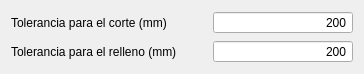
<?xml version="1.0" encoding="UTF-8"?>
<ui version="4.0">
 <class>formRack</class>
 <widget class="QDialog" name="formRack">
  <property name="geometry">
   <rect>
    <x>0</x>
    <y>0</y>
    <width>364</width>
    <height>66</height>
   </rect>
  </property>
  <property name="windowTitle">
   <string>Tolerancias</string>
  </property>
  <layout class="QGridLayout" name="gridLayout_2">
   <item row="1" column="0">
    <widget class="QLabel" name="label_10">
     <property name="text">
      <string>Tolerancia para el relleno (mm)</string>
     </property>
    </widget>
   </item>
   <item row="0" column="0">
    <widget class="QLabel" name="label_9">
     <property name="text">
      <string>Tolerancia para el corte (mm)</string>
     </property>
    </widget>
   </item>
   <item row="0" column="1">
    <widget class="QSpinBox" name="editToleranceCut">
     <property name="sizePolicy">
      <sizepolicy hsizetype="Fixed" vsizetype="Fixed">
       <horstretch>0</horstretch>
       <verstretch>0</verstretch>
      </sizepolicy>
     </property>
     <property name="minimumSize">
      <size>
       <width>140</width>
       <height>0</height>
      </size>
     </property>
     <property name="alignment">
      <set>Qt::AlignRight|Qt::AlignTrailing|Qt::AlignVCenter</set>
     </property>
     <property name="buttonSymbols">
      <enum>QAbstractSpinBox::NoButtons</enum>
     </property>
     <property name="maximum">
      <number>9999</number>
     </property>
     <property name="value">
      <number>200</number>
     </property>
     <property name="displayIntegerBase">
      <number>10</number>
     </property>
    </widget>
   </item>
   <item row="1" column="1">
    <widget class="QSpinBox" name="editToleranceFill">
     <property name="sizePolicy">
      <sizepolicy hsizetype="Fixed" vsizetype="Fixed">
       <horstretch>0</horstretch>
       <verstretch>0</verstretch>
      </sizepolicy>
     </property>
     <property name="minimumSize">
      <size>
       <width>140</width>
       <height>0</height>
      </size>
     </property>
     <property name="alignment">
      <set>Qt::AlignRight|Qt::AlignTrailing|Qt::AlignVCenter</set>
     </property>
     <property name="buttonSymbols">
      <enum>QAbstractSpinBox::NoButtons</enum>
     </property>
     <property name="maximum">
      <number>9999</number>
     </property>
     <property name="value">
      <number>200</number>
     </property>
    </widget>
   </item>
  </layout>
 </widget>
 <resources/>
 <connections/>
</ui>
